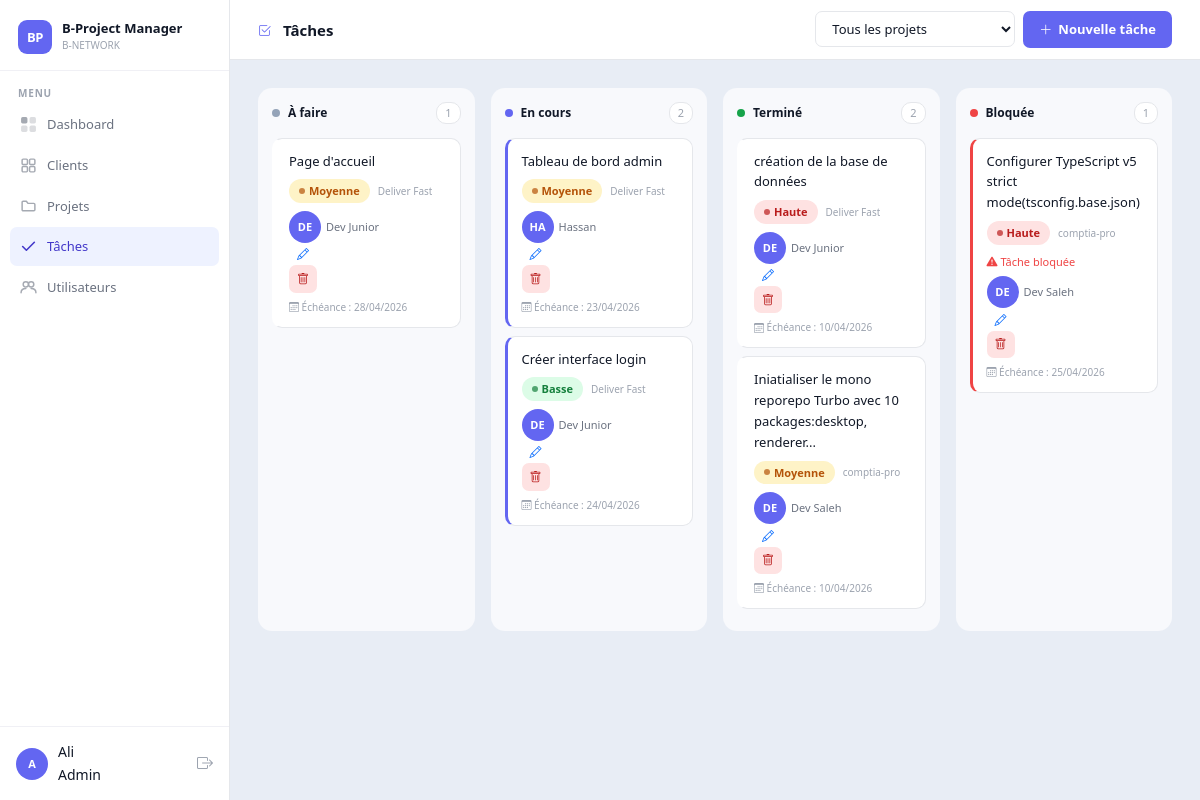
The page /bproject/views/tasks/index.php (signed in) on the database its author committed.
### tables this page shows
CREATE TABLE `tasks` (
  `id` int(11) NOT NULL,
  `title` varchar(150) NOT NULL,
  `description` text DEFAULT NULL,
  `project_id` int(11) DEFAULT NULL,
  `assigned_to` int(11) DEFAULT NULL,
  `status` varchar(50) DEFAULT NULL,
  `priority` enum('Basse','Moyenne','Haute') NOT NULL DEFAULT 'Moyenne',
  `due_date` date DEFAULT NULL,
  `created_at` timestamp NOT NULL DEFAULT current_timestamp()
);

CREATE TABLE `projects` (
  `id` int(11) NOT NULL,
  `title` varchar(150) NOT NULL,
  `description` text DEFAULT NULL,
  `client_id` int(11) DEFAULT NULL,
  `start_date` date DEFAULT NULL,
  `end_date` date DEFAULT NULL,
  `status` varchar(50) DEFAULT NULL,
  `progress` int(3) NOT NULL DEFAULT 0,
  `created_at` timestamp NOT NULL DEFAULT current_timestamp()
);

CREATE TABLE `users` (
  `id` int(11) NOT NULL,
  `name` varchar(100) NOT NULL,
  `email` varchar(100) NOT NULL,
  `password` varchar(255) NOT NULL,
  `role_id` int(11) DEFAULT NULL,
  `created_at` timestamp NOT NULL DEFAULT current_timestamp()
);

### bproject/views/tasks/index.php (the view, shortened to what this page needs)
<?php
include "../layout/header.php";
include "../layout/sidebar.php";
require_once "../../config/database.php";
$project_filter = intval($_GET['project_id'] ?? 0);
$statuts    = ['À faire', 'En cours', 'Terminé', 'Bloquée'];
$dot_colors = [
    'À faire'  => '#94a3b8',
    'En cours' => '#6366f1',
    'Terminé'  => '#16a34a',
    'Bloquée'  => '#ef4444'
];
$border_colors = [
    'En cours' => '#6366f1',
    'Bloquée'  => '#ef4444'
];
$tasks_by_status = [];
foreach ($statuts as $s) {
    $s_esc       = mysqli_real_escape_string($conn, $s);
    $proj_filter = $project_filter ? "AND t.project_id = $project_filter" : "";
    $tasks_by_status[$s] = mysqli_query($conn,
        "SELECT t.*, u.name AS user_name, p.title AS project_title
         FROM tasks t
         LEFT JOIN users u    ON t.assigned_to  = u.id
         LEFT JOIN projects p ON t.project_id   = p.id
         WHERE t.status = '$s_esc' $proj_filter
         ORDER BY t.created_at DESC"
    );
}
$priority_badge = ['Haute' => 'badge-high', 'Moyenne' => 'badge-medium', 'Basse' => 'badge-low'];
?>
<div class="bp-topbar">
  <span class="bp-page-title">
    <i class="bi bi-check2-square me-2" style="color:var(--accent);font-size:13px;"></i>
    Tâches
  </span>
  <div class="d-flex align-items-center gap-2">
    <form method="GET" style="margin:0;">
      <select name="project_id" class="bp-select"
              style="width:200px;padding:7px 12px;"
              onchange="this.form.submit()">
        <option value="0">Tous les projets</option>
      </select>
    </form>
    <?php if (in_array($role_id, [1, 2, 3])): ?>
    <a href="create.php" class="btn-bp-primary">
      <i class="bi bi-plus-lg"></i> Nouvelle tâche
    </a>
    <?php endif; ?>
  </div>
</div>
<div class="bp-content">
  <div class="bp-kanban">
    <?php foreach ($statuts as $s):
      $tasks = $tasks_by_status[$s];
      $count = mysqli_num_rows($tasks);
      $dot   = $dot_colors[$s];
      $border = $border_colors[$s] ?? 'transparent';
    ?>
    <div class="bp-kboard">
      <div class="bp-kboard-header">
        <div class="bp-kboard-dot" style="background:<?php echo $dot; ?>;"></div>
        <div class="bp-kboard-title"><?php echo $s; ?></div>
        <div class="bp-kboard-count"><?php echo $count; ?></div>
      </div>
      <?php if ($count === 0): ?>
        <div class="bp-ktask-empty">Aucune tâche</div>
      <?php else: ?>
        <?php while ($task = mysqli_fetch_assoc($tasks)):
          $p_badge = $priority_badge[$task['priority'] ?? 'Moyenne'] ?? 'badge-medium';
          $initials = strtoupper(substr($task['user_name'] ?? '?', 0, 2));
        ?>
        <div class="bp-ktask"
             style="border-left:3px solid <?php echo $border; ?>;">
          <div class="bp-ktask-title">
            <?php echo htmlspecialchars($task['title']); ?>
          </div>
          <div class="d-flex align-items-center gap-2 mb-2">
            <span class="bp-badge <?php echo $p_badge; ?>">
              <?php echo htmlspecialchars($task['priority'] ?? 'Moyenne'); ?>
            </span>
            <span style="font-size:10px;color:var(--text-3);overflow:hidden;
                         text-overflow:ellipsis;white-space:nowrap;">
              <?php echo htmlspecialchars($task['project_title'] ?? '—'); ?>
            </span>
          </div>
          <?php if ($s === 'Bloquée'): ?>
          <div style="font-size:11px;color:#ef4444;margin-bottom:6px;">
            <i class="bi bi-exclamation-triangle-fill"></i> Tâche bloquée
          </div>
          <?php endif; ?>
          <div class="bp-ktask-footer">
            <div class="d-flex align-items-center gap-6">
              <?php if ($task['user_name']): ?>
              <div class="bp-avatar bp-av-sm av-indigo" style="border-radius:50%;">
                <?php echo $initials; ?>
              </div>
              <span style="font-size:11px;color:var(--text-2);margin-left:5px;">
                <?php echo htmlspecialchars($task['user_name']); ?>
              </span>
              <?php else: ?>
              <span style="font-size:11px;color:var(--text-3);">Non assigné</span>
              <?php endif; ?>
            </div>
            <div class="bp-ktask-actions">
              <?php if (in_array($role_id, [1, 2, 3])): ?>
              <a href="edit.php?id=<?php echo $task['id']; ?>"
                 class="btn-bp-icon" title="Modifier"
                 style="padding:4px 8px;font-size:12px;">
                <i class="bi bi-pencil"></i>
              </a>
              <?php endif; ?>
              <?php if (in_array($role_id, [1, 2])): ?>
              <form method="POST" action="delete.php" style="margin:0;">
                <button type="submit"
                        class="btn-bp-danger"
                        style="padding:4px 8px;font-size:12px;"
                        onclick="return confirm('Supprimer cette tâche ?')"
                        title="Supprimer">
                  <i class="bi bi-trash"></i>
                </button>
              </form>
              <?php endif; ?>
            </div>
          </div>
          <?php if ($task['due_date']): ?>
          <div style="font-size:10px;color:var(--text-3);margin-top:6px;">
            <i class="bi bi-calendar3"></i>
            Échéance : <?php echo date('d/m/Y', strtotime($task['due_date'])); ?>
          </div>
          <?php endif; ?>
        </div>
        <?php endwhile; ?>
      <?php endif; ?>
    </div>
    <?php endforeach; ?>
  </div>
</div>
<?php include "../layout/footer.php"; ?>

### bproject/assets/css/bproject.css (style rules this page uses)
:root { --accent: #6366f1; --accent-hover: #4f46e5; --accent-light: #eef2ff; --accent-text: #4338ca; --sidebar-w: 230px; --topbar-h: 60px; --bg-page: #e8edf5; --bg-card: #ffffff; --border: #e5e7eb; --border-light: #f0f0f5; --text-1: #111827; --text-2: #6b7280; --text-3: #9ca3af; --radius-lg: 14px; --radius-md: 10px; --radius-sm: 7px; --shadow-sm: 0 1px 4px rgba(0,0,0,0.07); --shadow: 0 4px 20px rgba(0,0,0,0.08); }
*, *::before, *::after { box-sizing: border-box; }
body { font-family: 'Segoe UI', system-ui, -apple-system, sans-serif; background: var(--bg-page); color: var(--text-1); margin: 0; font-size: 14px; line-height: 1.6; }
.bp-topbar { height: var(--topbar-h); background: var(--bg-card); border-bottom: 1px solid var(--border); display: flex; align-items: center; padding: 0 28px; gap: 14px; position: sticky; top: 0; z-index: 50; }
.bp-page-title { font-size: 15px; font-weight: 700; color: var(--text-1); flex: 1; }
.bp-content { padding: 28px; flex: 1; }
.btn-bp-primary { background: var(--accent); color: #fff; border: none; padding: 8px 16px; border-radius: var(--radius-sm); font-size: 13px; font-weight: 600; cursor: pointer; display: inline-flex; align-items: center; gap: 6px; transition: background 0.15s, transform 0.1s; text-decoration: none; }
.btn-bp-danger { background: #fee2e2; color: #b91c1c; border: none; padding: 6px 12px; border-radius: var(--radius-sm); font-size: 12px; font-weight: 600; cursor: pointer; text-decoration: none; display: inline-flex; align-items: center; gap: 5px; }
.bp-avatar { width: 32px; height: 32px; border-radius: 50%; display: inline-flex; align-items: center; justify-content: center; font-size: 11px; font-weight: 700; color: #fff; flex-shrink: 0; }
.av-indigo { background: #6366f1; }
.bp-badge { display: inline-flex; align-items: center; gap: 4px; font-size: 11px; font-weight: 600; padding: 3px 10px; border-radius: 20px; white-space: nowrap; }
.bp-badge::before { content: ''; width: 6px; height: 6px; border-radius: 50%; background: currentColor; opacity: 0.7; }
.badge-high { background: #fee2e2; color: #b91c1c; }
.badge-medium { background: #fef3c7; color: #b45309; }
.badge-low { background: #dcfce7; color: #15803d; }
.bp-input, .bp-select, .bp-textarea { width: 100%; padding: 9px 13px; border: 1px solid var(--border); border-radius: var(--radius-sm); font-size: 13px; color: var(--text-1); background: var(--bg-card); transition: border-color 0.15s, box-shadow 0.15s; font-family: inherit; }
.bp-kanban { display: grid; grid-template-columns: repeat(4, 1fr); gap: 16px; }
.bp-kboard { background: #f8f9fc; border-radius: var(--radius-lg); padding: 14px; min-height: 300px; }
.bp-kboard-header { display: flex; align-items: center; gap: 8px; margin-bottom: 14px; }
.bp-kboard-dot { width: 8px; height: 8px; border-radius: 50%; }
.bp-kboard-title { font-size: 12px; font-weight: 700; color: var(--text-1); flex: 1; }
.bp-kboard-count { font-size: 11px; color: var(--text-3); background: var(--bg-card); padding: 1px 8px; border-radius: 10px; border: 1px solid var(--border); }
.bp-ktask { background: var(--bg-card); border: 1px solid var(--border); border-radius: var(--radius-md); padding: 12px 14px; margin-bottom: 8px; cursor: pointer; transition: border-color 0.15s, box-shadow 0.15s; }
.bp-ktask-title { font-size: 13px; font-weight: 500; color: var(--text-1); margin-bottom: 8px; }
.gap-2 { gap: 8px; }

### rows shown on the page
tasks: title "Page d'accueil", priority "Moyenne", project.title "Deliver Fast", assigned_to.name "DE", assigned_to.name "Dev Junior", due_date "28/04/2026"
tasks: title "Tableau de bord admin", priority "Moyenne", project.title "Deliver Fast", assigned_to.name "HA", assigned_to.name "Hassan", due_date "23/04/2026"
tasks: title "Créer interface login", priority "Basse", project.title "Deliver Fast", assigned_to.name "DE", assigned_to.name "Dev Junior", due_date "24/04/2026"
tasks: title "création de la base de données", priority "Haute", project.title "Deliver Fast", assigned_to.name "DE", assigned_to.name "Dev Junior", due_date "10/04/2026"
tasks: title "Iniatialiser le mono reporepo Turbo avec 10 packages:desktop, renderer...", priority "Moyenne", project.title "comptia-pro", assigned_to.name "DE", assigned_to.name "Dev Saleh", due_date "10/04/2026"
tasks: title "Configurer TypeScript v5 strict mode(tsconfig.base.json)", priority "Haute", project.title "comptia-pro", shows "Tâche bloquée", assigned_to.name "DE", assigned_to.name "Dev Saleh", due_date "25/04/2026"

### other values the page prints
$initials "A"
$user_name "Ali"
$role_label "Admin"
$s "À faire"
$count "1"
$s "En cours"
$count "2"
$s "Terminé"
$s "Bloquée"
